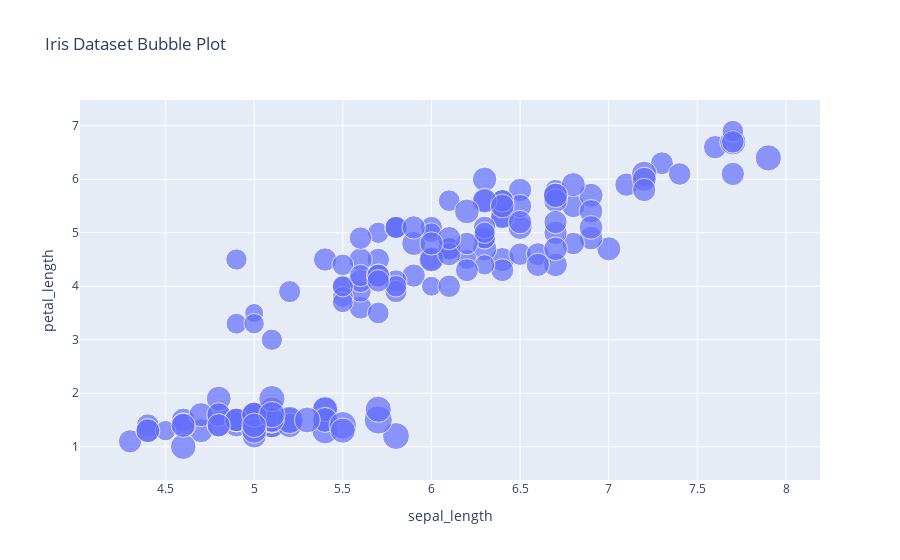

Notebook code cell kept with this figure:
### Code cell
# Plotly Express does not have a 'bubble' function. Use px.scatter with 'size' for bubble plots.
fig2 = px.scatter(
	df,
	x='sepal_length',
	y='petal_length',
	size='sepal_width',  # Bubble size
	title="Iris Dataset Bubble Plot"
)
fig2.show()

### Figure 1 — Plotly figure (JSON) as saved in the notebook; plotly's stock layout.template omitted (floating-point values rounded to 4 significant figures; data arrays with more than 128 entries replaced by an {"elided": "..."} marker saying what was removed)
{"data": [{"hovertemplate": "sepal_length=%{x}<br>petal_length=%{y}<br>sepal_width=%{marker.size}<extra></extra>", "legendgroup": "", "marker": {"color": "#636efa", "size": {"elided": "150 float values"}, "sizemode": "area", "sizeref": 0.011, "symbol": "circle"}, "mode": "markers", "name": "", "orientation": "v", "showlegend": false, "type": "scatter", "x": {"elided": "150 float values"}, "xaxis": "x", "y": {"elided": "150 float values"}, "yaxis": "y"}], "layout": {"legend": {"itemsizing": "constant", "tracegroupgap": 0}, "title": {"text": "Iris Dataset Bubble Plot"}, "xaxis": {"anchor": "y", "domain": [0, 1], "title": {"text": "sepal_length"}}, "yaxis": {"anchor": "x", "domain": [0, 1], "title": {"text": "petal_length"}}}}
